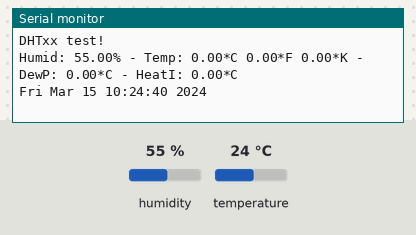
Simulated run of this sketch. Board: Particle Photon. Parts: the last lines printed to the serial monitor. The inputs (shaded band) are chosen by the test bench; at power-on: humidity 55 %, temperature 24 °C. The local clock reads 2024-03-15 10:24:30 at power-on unless the sketch sets it.

Above: at 18.0 s.
18.1 s: humidity set to 22 %
At 21.0 s:
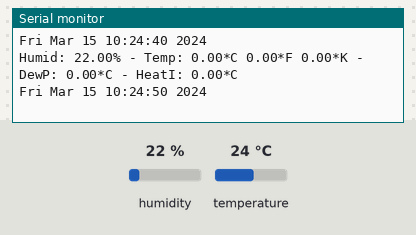
33.1 s: humidity set to 40 %
At 40.8 s:
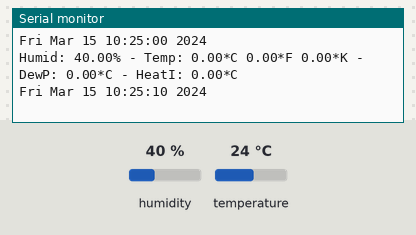
Timing chart, 0 to 42.3 s (numbered marks = the images above; inputs shaded):
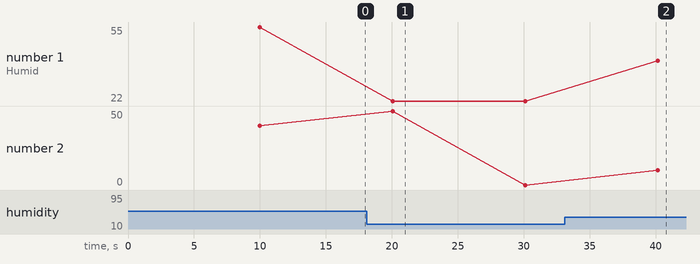

Measured:
- after the input at 18.1 s, the serial monitor: prints a new line after 2.0 s (image 1)
- after the input at 33.1 s, the serial monitor: prints a new line after 7.0 s (image 2)
- plotted number 1: 55 → 22 after the input at 18.1 s, 22 → 40 after the input at 33.1 s

The sketch:

tempv3.ino
```cpp
#include <Adafruit_DHT.h>


#define DHTPIN 3    // what pin we're connected to


//#define DHTTYPE DHT11		// DHT 11
#define DHTTYPE DHT22      // DHT 22(AM2302)
//#define DHTTYPE DHT21		// DHT 21 (AM2301)

DHT dht(DHTPIN, DHTTYPE);

void setup() {
	Serial.begin(9600);
	Serial.println("DHTxx test!");

	dht.begin();
}

void loop() {
// Wait a few seconds between measurements.
	delay(10000);

// Reading temperature or humidity takes about 250 milliseconds!
// Sensor readings may also be up to 2 seconds 'old' (its a
// very slow sensor)
	float h = dht.getHumidity();
// Read temperature as Celsius
	float t = dht.getTempCelcius();
// Read temperature as Farenheit
	float f = dht.getTempFarenheit();

// Check if any reads failed and exit early (to try again).
	if (isnan(h) || isnan(t) || isnan(f)) {
		Serial.println("Failed to read from DHT sensor!");
		return;
	}

// Compute heat index
// Must send in temp in Fahrenheit!
	float hi = dht.getHeatIndex();
	float dp = dht.getDewPoint();
	float k = dht.getTempKelvin();

	Serial.print("Humid: ");
	Serial.print(h);
	Serial.print("% - ");
	Serial.print("Temp: ");
	Serial.print(t);
	Serial.print("*C ");
	Serial.print(f);
	Serial.print("*F ");
	Serial.print(k);
	Serial.print("*K - ");
	Serial.print("DewP: ");
	Serial.print(dp);
	Serial.print("*C - ");
	Serial.print("HeatI: ");
	Serial.print(hi);
	Serial.println("*C");
	Serial.println(Time.timeStr());


    //Publish to Particle console for use by API
    Particle.publish("readings", String::format("{\"Hum(\%)\": %4.2f, \"Temp(°C)\": %4.2f, \"DP(°C)\": %4.2f}", h, t, dp));
    Particle.publish("Temperature", String::format("%4.2f",t),PRIVATE);
}
```
